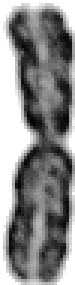
#> input picture extraccionCaracteristicas/single_clase_enderezados/97002089.16.tiff/clase3/clase3_0_97002089.16.tiff, 25 x 95 px, given in place of clase1_0_97002089.16.tiff, which was not available (shown 3 times larger)
$ python featuresGrupo1.py   (older library calls are emulated)
#> lines starting #> are read from the running program, lines starting #| are printed output that depends on the picture; after the words box and inside, x2 and y2 are one past the last pixel; in counts of white or black regions, pixels touching at a corner belong together; pictures that were not available may be replaced by others from this repository, and a replacement may not be noted
### dl_cnn_features/extras.py
import os
import numpy as np
import math
import cv2
from scipy import ndimage
from skimage import measure


#count files and folder
def count_folders_files(rel_path):
    script_dir = os.path.dirname(__file__) #<-- absolute dir the script is in
    abs_file_path = os.path.join(script_dir, rel_path)
    files = folders = 0
    for _, dirnames, filenames in os.walk(abs_file_path):
        files += len(filenames)
        folders += len(dirnames)
    return folders,files

#load imagen
def load_image(full_path):
    img = cv2.imread(full_path)
    if len(img.shape)==3:
        img = cv2.cvtColor(img,cv2.COLOR_BGR2GRAY)
    return img

#build rel_path
#rel_path->ejem:/single_clase/9700TEST.6.tiff/clase1/clase1_0_9700TEST.6.tiff
#retorna los path a los archivos de la clase que se la pase en clase_folder
def build_rel_path(content_folder,name_example_folder,clase_folder):
    rel_path=content_folder+"/"+name_example_folder+"/"+clase_folder
    num_files_folder=count_folders_files(rel_path)[1]
    rel_paths_img_clase=np.empty(num_files_folder, dtype='object')
    for i in range(0,len(rel_paths_img_clase)):
        rel_paths_img_clase[i]=rel_path+"/"+clase_folder+"_"+str(i)+"_"+name_example_folder
    return rel_paths_img_clase

#los ALL PATH del caso de estudio (path a las imagenes separadas por clase)
def load_all_PATH(content_folder,name_example_folder):
    path=content_folder+"/"+name_example_folder
    cantidad_de_clases=count_folders_files(path)[0]
    string_paths_img=np.empty(cantidad_de_clases, dtype='object')
    for j in range(0,cantidad_de_clases):
        clase_folder="clase"+str(j+1)
        rel_paths_img_clase=build_rel_path(content_folder,name_example_folder,clase_folder)
        string_paths_img[j]=rel_paths_img_clase
    return string_paths_img

#Cargar nombres de las carpetas que contienen cada caso de estudio (names examples folders)
#los nombres de todas las carpetas estan un un archivo de texto
# [59 lines left out: functions cargar_nombres, findStartIndex, findEndIndex, findStartEndFila, findStartIndexCol, findEndIndexCol and 1 more, not called in this run]

#=====================================================================================
#=====================================================================================


#ELIMINA OBJETOS DE TAMAÑO menos a "tamano" EN LA IMAGEN
def eliminar_objetos_pequeños(th,tamano):
    blobs_labels = measure.label(th, background=255)
    boxes_objetos= ndimage.find_objects(blobs_labels)
    #print(boxes_objetos[0][0])
    #ejemplo1
    #(slice(0, 2, None), slice(19, 23, None))
    #So this object is found at x = 19–23 and y = 0–2
    if len(boxes_objetos)>1:#solo debe haber 1 objeto->el cromosoma
        #filtro objetos muy pequeños ya que sob objetos indeseados (no cromosomas)
        aux_boxes=[]
        for l in range(0,len(boxes_objetos)):
            if len(np.transpose(np.nonzero(cv2.bitwise_not(th[boxes_objetos[l]]))))<tamano:
                th[boxes_objetos[l]]=255
    return th

#RELLENA HUECOS
def floodfill(th):
    # Copy the thresholded image.
    im_floodfill = th.copy()

    # Mask used to flood filling.
    # Notice the size needs to be 2 pixels than the image.
    h, w = th.shape[:2]
    mask = np.zeros((h+2, w+2), np.uint8)

    # Floodfill from point (0, 0)
    cv2.floodFill(im_floodfill, mask, (0,0), 255);

    # Invert floodfilled image
    im_floodfill_inv = cv2.bitwise_not(im_floodfill)

    # Combine the two images to get the foreground.
    im_out = th | im_floodfill_inv

    return im_out

### extraccionCaracteristicas/mediaAxisTransform.py
import numpy as np
from skimage import img_as_ubyte
import cv2
import extras
import math
import order_points as op
import smoothing_thin as smooth
import removeBranchs as rb

def neighbours(x,y,image):
    "Return 8-neighbours of image point P1(x,y), in a clockwise order"
    img = image
    x_1, y_1, x1, y1 = x-1, y-1, x+1, y+1
    return [ img[x_1][y], img[x_1][y1], img[x][y1], img[x1][y1],     # P2,P3,P4,P5
                img[x1][y], img[x1][y_1], img[x][y_1], img[x_1][y_1] ]    # P6,P7,P8,P9

def transitions(neighbours):
    "No. of 0,1 patterns (transitions from 0 to 1) in the ordered sequence"
    n = neighbours + neighbours[0:1]      # P2, P3, ... , P8, P9, P2
    return sum( (n1, n2) == (0, 1) for n1, n2 in zip(n, n[1:]) )  # (P2,P3), (P3,P4), ... , (P8,P9), (P9,P2)

def zhangSuen(image):
    "the Zhang-Suen Thinning Algorithm"
    Image_Thinned = image.copy()  # deepcopy to protect the original image
    changing1 = changing2 = 1        #  the points to be removed (set as 0)
    while changing1 or changing2:   #  iterates until no further changes occur in the image
        # Step 1
        changing1 = []
        rows, columns = Image_Thinned.shape               # x for rows, y for columns
        for x in range(1, rows - 1):                     # No. of  rows
            for y in range(1, columns - 1):            # No. of columns
                P2,P3,P4,P5,P6,P7,P8,P9 = n = neighbours(x, y, Image_Thinned)
                if (Image_Thinned[x][y] == 1     and    # Condition 0: Point P1 in the object regions
                    2 <= sum(n) <= 6   and    # Condition 1: 2<= N(P1) <= 6
                    transitions(n) == 1 and    # Condition 2: S(P1)=1
                    P2 * P4 * P6 == 0  and    # Condition 3
                    P4 * P6 * P8 == 0):         # Condition 4
                    changing1.append((x,y))
        for x, y in changing1:
            Image_Thinned[x][y] = 0
        # Step 2
        changing2 = []
        for x in range(1, rows - 1):
            for y in range(1, columns - 1):
                P2,P3,P4,P5,P6,P7,P8,P9 = n = neighbours(x, y, Image_Thinned)
                if (Image_Thinned[x][y] == 1   and        # Condition 0
                    2 <= sum(n) <= 6  and       # Condition 1
                    transitions(n) == 1 and      # Condition 2
                    P2 * P4 * P8 == 0 and       # Condition 3
                    P2 * P6 * P8 == 0):            # Condition 4
                    changing2.append((x,y))
        for x, y in changing2:
            Image_Thinned[x][y] = 0
    return Image_Thinned

# [103 lines left out: function extend_thin, not called in this run]


def mediaAxis(img,thresh):
    #blur = cv2.GaussianBlur(img,(3,3),0)
    #_,thresh = cv2.threshold(blur,0,255,cv2.THRESH_BINARY+cv2.THRESH_OTSU)
    "Convert gray images to binary images using Otsu's method"
    BW_Original = img <= thresh    # must set object region as 1, background region as 0 !
    BW_Skeleton = zhangSuen(BW_Original)
    skeleto = img_as_ubyte(BW_Skeleton) #transformo skimage to opencv image
    #aa=np.array(BW_Skeleton,dtype=np.float64)#opencv image to skimage ???
    #opencv use numpy.uint8 type to represent binary images instead scikit-image numpy.float6
    return skeleto

def calcularEjeMedio(img):
    ret, thresh_ = cv2.threshold(img,254,255,cv2.THRESH_BINARY)
    kernel = cv2.getStructuringElement(cv2.MORPH_RECT,(3,3))
    thresh_= cv2.morphologyEx(thresh_, cv2.MORPH_CLOSE,kernel)#elimino huecos
    thresh_= cv2.morphologyEx(thresh_, cv2.MORPH_OPEN, kernel)#elimino ruido del contorno del cromosoma
    thresh_=cv2.bitwise_not(extras.floodfill(cv2.bitwise_not(thresh_))) #rellenar huecos(si quedo alguno)
    thresh_=extras.eliminar_objetos_pequeños(thresh_,20)
    skeleto=mediaAxis(img.copy(),cv2.bitwise_not(thresh_))

    return skeleto,thresh_

def smoothEjeMedio(thin,thresh,step):
    ventana_extend=10#cantidad de puntos a tomar entre los puntos para extender la recta(mas distancia entre puntos suaviza mas)
    pruned_thin=rb.remove_branchs(thin,False)
    pruned_thin=img_as_ubyte(pruned_thin)
    if (len(np.transpose(np.nonzero(thin)))>=4):#si thin tiene 4 o mas --- puntos esto->sino
        pruned_thin[pruned_thin==255]=1
        smooth_thin=smooth.smoothing_thin(pruned_thin,step)
        aux_smooth_thin=smooth_thin.copy()
        aux_smooth_thin[aux_smooth_thin==255]=1
        smooth_thin_extend,cnt=extend_thin(aux_smooth_thin.copy(),thresh.copy(),ventana_extend)
    else: #sino -> forzar-> trazo la linea media vertical de la imagen
        thin=np.zeros_like(thin)
        h,w=thin.shape
        cv2.line(thin,(int(round(w/2)),0),(int(round(w/2)),h),255,1)
        _, cnt, _ = cv2.findContours(cv2.bitwise_not(thresh),cv2.RETR_TREE,cv2.CHAIN_APPROX_SIMPLE)
        smooth_thin_extend=cv2.bitwise_and(thin,cv2.bitwise_not(thresh))
        #cv2.namedWindow("imgs",cv2.WINDOW_NORMAL)
        #cv2.imshow("imgs",thin)
        #cv2.waitKey(0)


    return smooth_thin_extend,cnt

# [5 lines left out: function relacion_aspecto, not called in this run]

### extraccionCaracteristicas/removeBranchs.py
# -*- coding: utf-8 -*-
# <nbformat>3.0</nbformat>

import numpy as np
from matplotlib import pyplot as plt
from skimage import morphology
import mahotas as mh

# <codecell>
# [126 lines left out: functions branchedPoints2, branchedPoints, not called in this run]

def endPoints(skel):
    endpoint1=np.array([[0, 0, 0],
                        [0, 1, 0],
                        [2, 1, 2]])

    endpoint2=np.array([[0, 0, 0],
                        [0, 1, 2],
                        [0, 2, 1]])

    endpoint3=np.array([[0, 0, 2],
                        [0, 1, 1],
                        [0, 0, 2]])

    endpoint4=np.array([[0, 2, 1],
                        [0, 1, 2],
                        [0, 0, 0]])

    endpoint5=np.array([[2, 1, 2],
                        [0, 1, 0],
                        [0, 0, 0]])

    endpoint6=np.array([[1, 2, 0],
                        [2, 1, 0],
                        [0, 0, 0]])

    endpoint7=np.array([[2, 0, 0],
                        [1, 1, 0],
                        [2, 0, 0]])

    endpoint8=np.array([[0, 0, 0],
                        [2, 1, 0],
                        [1, 2, 0]])

    ep1=mh.morph.hitmiss(skel,endpoint1)
    ep2=mh.morph.hitmiss(skel,endpoint2)
    ep3=mh.morph.hitmiss(skel,endpoint3)
    ep4=mh.morph.hitmiss(skel,endpoint4)
    ep5=mh.morph.hitmiss(skel,endpoint5)
    ep6=mh.morph.hitmiss(skel,endpoint6)
    ep7=mh.morph.hitmiss(skel,endpoint7)
    ep8=mh.morph.hitmiss(skel,endpoint8)
    ep = ep1+ep2+ep3+ep4+ep5+ep6+ep7+ep8
    return ep

def pruning(skeleton, size):
    '''remove iteratively end points "size"
       times from the skeleton
    '''
    for i in range(0, size):
        endpoints = endPoints(skeleton)
        endpoints = np.logical_not(endpoints)
        skeleton = np.logical_and(skeleton,endpoints)
    return skeleton

# [29 lines left out: functions cutBranches, endpoints_top_bottom, not called in this run]

def remove_branchs(thin, graps=False):
        #a = io.imread("/home/asusn56/PycharmProjects/detect_branched_points/98000080.16.tiff/clase1/clase1_1_98000080.16.tiff")
    #im = a < 255
    #skel = mh.thin(im)
    thinF=thin.copy()
    thin = pruning(thin.copy(),1)
    ep = endPoints(thin)
    if len(np.transpose(np.nonzero(ep)))>2: #si tengo mas de dos end-point hacer el podado
        bp = branchedPoints2(thin)
        edge = thin-bp
        edge_lab,n = mh.label(edge)
        bp_lab,_ = mh.label(bp, np.ones((3,3), bool))#l_bp,_
        ep_lab,_ = mh.label(ep)
        bpCut=cutBranches(bp.copy())
        edgeSeparateBrach=np.logical_not(bpCut)*thin
        edgeSeparateBrach_lab,n_sep = mh.label(edgeSeparateBrach, np.ones((3,3), bool))#label edges
        l_ep=ep*edgeSeparateBrach_lab##Make end-points with the same label than their edge

        ##edges between branched-points
        endpoints_labels = np.where(mh.histogram.fullhistogram(np.uint16(l_ep))[:]==1)[0]
        edges_bp = np.copy(edgeSeparateBrach_lab)
        for l in endpoints_labels:
            edges_bp[np.where(edges_bp == l)]=0
        #edges between end-points and branched points
        edges_ep_to_bp = edgeSeparateBrach_lab * np.logical_not(edges_bp > 0)

        ##edges between branched-points TOP-BOTTOM
        endpoints_labels_top_bottom=endpoints_top_bottom(l_ep)
        edges_bp_top_bottom = np.copy(edgeSeparateBrach_lab)
        for l in endpoints_labels_top_bottom:
            edges_bp_top_bottom[np.where(edges_bp_top_bottom == l)]=0
        #edges between end-points TOP-BOTTOM and branched points
        edges_ep_to_bp_top_bottom = edgeSeparateBrach_lab * np.logical_not(edges_bp_top_bottom > 0)

        #edges between branched points
        edges_bp_to_bp=edgeSeparateBrach_lab*np.logical_not(edges_ep_to_bp.copy())

        thinPruningBranch=np.logical_or(np.logical_or(edges_ep_to_bp_top_bottom,bpCut),edges_bp_to_bp)
        thinF = morphology.skeletonize(thinPruningBranch>0)

        if graps==True:
            plt.figure(1)
            plt.subplot(221,frameon = False, xticks = [], yticks = [])
            plt.title('skeleton')
            plt.imshow(thin,interpolation = 'nearest')
            plt.subplot(223,frameon = False, xticks = [], yticks = [])
            plt.title('skel-bp -> label')
            plt.imshow(edge_lab,interpolation = 'nearest')
            plt.subplot(224,frameon = False, xticks = [], yticks = [])
            plt.title('skel -> end points')
            plt.imshow(ep_lab,interpolation = 'nearest')
            plt.subplot(222,frameon = False, xticks = [], yticks = [])
            plt.title('branched points (bp)')
            plt.imshow(bp_lab,interpolation = 'nearest')

            plt.figure(2)
            plt.imshow(edges_bp_to_bp,interpolation = 'nearest')

            plt.figure(3)
            plt.imshow(bpCut,interpolation = 'nearest')

            plt.figure(4)
            plt.imshow(thinPruningBranch,interpolation = 'nearest')

            plt.figure(5)
            plt.imshow(thinF,interpolation = 'nearest')

            plt.show()
        return thinF


    return thinF

### extraccionCaracteristicas/featuresGrupo1.py
import extras
import os
import cv2
import mediaAxisTransform
import densityProfile as dp
import normalizar_Clase_i as normalizar
import numpy as np
import csv
import centromere_index as ci
import matplotlib.pyplot as plt
from skimage import img_as_ubyte

# [10 lines left out: function flatList, not called in this run]

#Procesa Todos los cromosomas de una carpeta
def procesarCarpeta(content_folder,name_example_folder,border,step,sampleDensity,normaliza=0):
    print(name_example_folder)
    string_path_img=extras.load_all_PATH(content_folder,name_example_folder)
    count=0

    cLase_i=[]
    for j in range(0,len(string_path_img)):#j->clase
        Chromo_i=[]
        for i in range(0,len(string_path_img[j])):#i ->img dentro de la clase

            #print(string_path_img[j][i])
            img=extras.load_image(string_path_img[j][i])
#> in load_image, img is the input picture: shape (95, 25, 3); min 0, max 255, mean 136.4
            img=cv2.copyMakeBorder(img, top=border, bottom=border, left=border, right=border, borderType= cv2.BORDER_CONSTANT, value=255 )
#> img: shape (99, 29)

            #....
            #Calcular aqui las caracteristicas para esta imagen
                #1)CALCULAR EJE MEDIO DE LA IMAGEN
            thin,thresh=mediaAxisTransform.calcularEjeMedio(img)
#> in calcularEjeMedio, `ret, thresh_ = cv2.threshold(img,254,255,cv2.THRESH_BINARY)`:
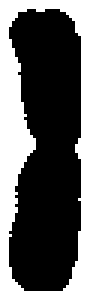
#> thresh_: shape (99, 29) (shown 3 times larger); 34.8% white; 1 white region, box (x1, y1, x2, y2) and area: (0, 0, 29, 99) 999
#> in calcularEjeMedio, `thresh_= cv2.morphologyEx(thresh_, cv2.MORPH_CLOSE,kernel)#elimino hue..`:
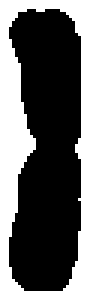
#> thresh_: shape (99, 29) (shown 3 times larger); 35% white; 1 white region, box (x1, y1, x2, y2) and area: (0, 0, 29, 99) 1006
#> in eliminar_objetos_pequeños, `boxes_objetos= ndimage.find_objects(blobs_labels)`: boxes_objetos = 1 item
#> the loop in zhangSuen, `while changing1 or changing2:` made 11 passes
#> pass 1, in neighbours (call 2620), `img = image`:
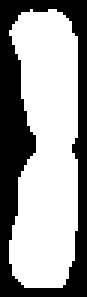
#> img: shape (99, 29) bool (shown 3 times larger); 60.3% white; 1 black region, box (x1, y1, x2, y2) and area: (0, 0, 29, 99) 1141
#> pass 2, in neighbours (call 5239), `img = image`:
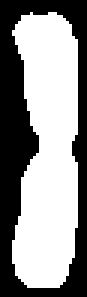
#> img: shape (99, 29) bool (shown 3 times larger); 56.1% white; 1 black region, box (x1, y1, x2, y2) and area: (0, 0, 29, 99) 1261
#> pass 2, in neighbours (call 7858), `img = image`:
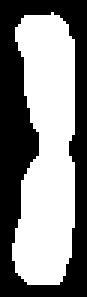
#> img: shape (99, 29) bool (shown 3 times larger); 51.5% white; 1 black region, box (x1, y1, x2, y2) and area: (0, 0, 29, 99) 1392
#> pass 3, in neighbours (call 10477), `img = image`:
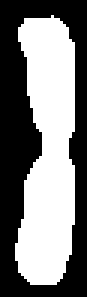
#> img: shape (99, 29) bool (shown 3 times larger); 47.5% white; 1 white region, box (x1, y1, x2, y2) and area: (5, 5, 25, 95) 1363
#> after the loop in zhangSuen, `while changing1 or changing2:`:
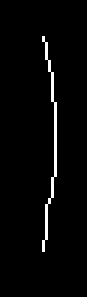
#> Image_Thinned: shape (99, 29) bool (shown 3 times larger); 2.5% white in thin lines or dots, all inside (x1, y1, x2, y2) = (14, 12, 19, 84)
            smooth_thin_extend,contours=mediaAxisTransform.smoothEjeMedio(thin,thresh,step)
                #2) DENSITY PROFILE
            dP,centromere_pos=dp.dProfile_and_centromere_pos(img.copy(),smooth_thin_extend.copy(),thresh.copy())
                #3) CHROMOSOME AREA (en cantidad de pixeles)
            areaChromosome=len(np.transpose(np.nonzero(thresh)))
                #4) CHROMOSOME LENGTH (en cantidad de pixeles)
            lengthChromosome=len(np.transpose(np.nonzero(smooth_thin_extend)))
                #5)resample DENsity
            resampled_density=dp.re_sampled(dP,sampleDensity)
            #areasChromos.append(areaChromosome)
                #6) CI length -> centromere index (CI) expesed in ratio of the length
            CI_length= ci.centromere_index_ratio_of_the_length(smooth_thin_extend.copy(),centromere_pos)
                #7) CI area -> centromere index (CI) expesed in ratio of the area
            CI_area= ci.centromere_index_ratio_of_the_area(thresh.copy(),centromere_pos)
                #8) Intensity gradient determination - gradient profile
            gP=dp.gProfile(dP)
                #9) sign profile
            signP=np.sign(gP)
                #10) the number of bands
            numBands_p_arm,numBands_q_arm=dp.numBands_p_arm_q_arm(signP.copy(),centromere_pos)
                #11) total bands
            total_bands=numBands_p_arm+numBands_q_arm
                #12) aspect ratio
            aspect_ratio=mediaAxisTransform.relacion_aspecto(thresh)
                #13)the total number of black bands in the chromosome
            numBandsBlack,_=dp.numBandsBlackWhite(signP.copy())
                #14) the total number of white bands in the chromosome
            numBandsWhite=total_bands-numBandsBlack
                #15) the number of black band un q-arm
            numBandsBlack_q_arm,_=dp.numBandsBlack_q_arm(signP.copy(),centromere_pos)
                #16) the number of white band un q-arm
            numBandsWhite_q_arm=numBands_q_arm-numBandsBlack_q_arm


            Chromo_i.append(areaChromosome)
            Chromo_i.append(lengthChromosome)
            Chromo_i.append(CI_length)
            Chromo_i.append(CI_area)
            Chromo_i.append(numBands_p_arm)
            Chromo_i.append(numBands_q_arm)
            Chromo_i.append(total_bands)
            Chromo_i.append(aspect_ratio)
            Chromo_i.append(numBandsBlack)
            Chromo_i.append(numBandsWhite)
            Chromo_i.append(numBandsBlack_q_arm)
            Chromo_i.append(numBandsWhite_q_arm)
            Chromo_i.append(list(resampled_density))
            #print(CI_area)
        #print("------------------")
        cLase_i.append(Chromo_i)
    #print(len(cLase_i[23]))
    if normaliza==1:
        nor=flatList(cLase_i)
        final=normalizar.normalizar_areas_length_band(nor)
    else:
        final=flatList(cLase_i)
        print(final)


    return final

# [7 lines left out: function guardarCarpeta, not called in this run]


#======================================================================
#======================================================================
if __name__ == "__main__":

        content_folder="single_clase_enderezados" #path a la carpeta donde se encuentran las imagenes de cromosomas
        clases="clases" #path a la carpeta donde se guardaran las caracteristicas extraidas
        script_dir = os.path.dirname(__file__)
        abs_file_path = os.path.join(script_dir, content_folder)
        lista_name_example_folder=[name for name in os.listdir(abs_file_path) ]

        #========================================================================
        step=10#STEP OF SMOOTH LINE
        border=2
        sampleDensity=116 #resampled_density of N(cantidad de caracteristicas perfil de bandas)
        normalizar=0
        #os.makedirs(clases, mode=0o777)
        for i in range(0,len(lista_name_example_folder)):
            print(i)
#> (the run stopped early here; a loop or call above may not have finished)

$ run again, on extraccionCaracteristicas/single_clase_enderezados/97002126.18.tiff/clase9/clase9_1_97002126.18.tiff
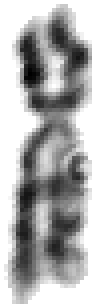
#> input picture extraccionCaracteristicas/single_clase_enderezados/97002126.18.tiff/clase9/clase9_1_97002126.18.tiff, 23 x 76 px, given in place of clase1_0_97002089.16.tiff, which was not available (shown 4 times larger)
#> in load_image, img is the input picture: shape (76, 23, 3); min 0, max 255, mean 170.3
#> in calcularEjeMedio, `thresh_= cv2.morphologyEx(thresh_, cv2.MORPH_OPEN, kernel)#elimino rui..`:
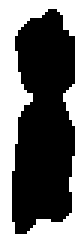
#> thresh_: shape (80, 27) (shown 3 times larger); 42.7% white; 1 white region, box (x1, y1, x2, y2) and area: (0, 0, 27, 80) 922
#> im_floodfill_inv: shape (80, 27); every value is 0
#> blobs_labels: shape (80, 27) int64; values 0 (black) and 1 (white), 57.3% white; 1 black region, box (x1, y1, x2, y2) and area: (0, 0, 27, 80) 922
#> boxes_objetos = 1 item
#> the loop in zhangSuen, `while changing1 or changing2:` made 10 passes
#> after the loop in zhangSuen, `while changing1 or changing2:`:
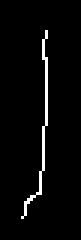
#> Image_Thinned: shape (80, 27) bool (shown 3 times larger); 3.1% white in thin lines or dots, all inside (x1, y1, x2, y2) = (7, 10, 16, 73)
